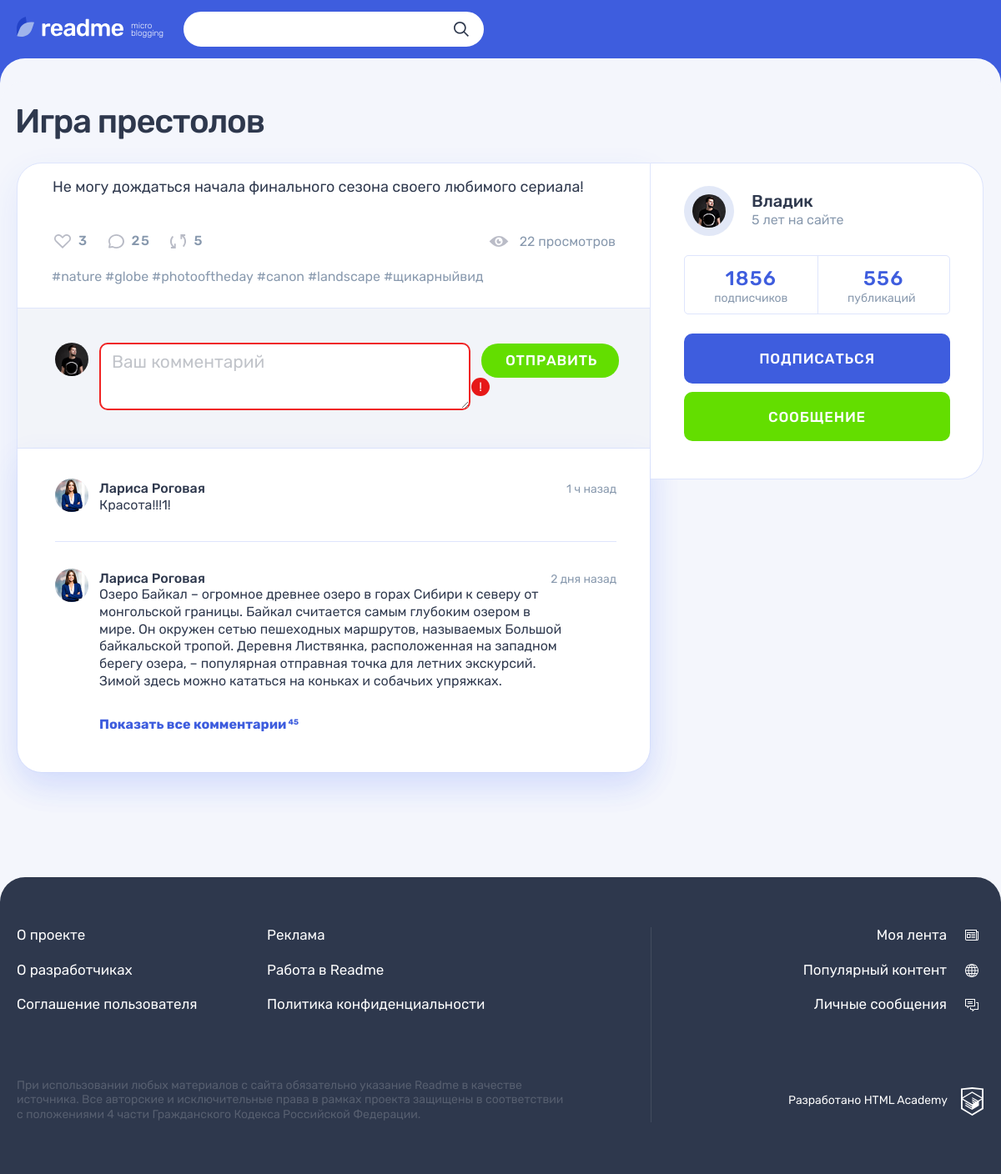
Page /post.php?post_id=2 (signed in) on the committed database.
### tables this page shows
CREATE TABLE posts (
	id INT AUTO_INCREMENT PRIMARY KEY,
	created_at TIMESTAMP DEFAULT CURRENT_TIMESTAMP NOT NULL,
	title VARCHAR(255) NOT NULL,
	content TEXT,
	quote_author VARCHAR(64) NOT NULL,
	image VARCHAR(2048),
	video VARCHAR(2048),
	link VARCHAR(2048),
	num_of_views INT NOT NULL,
	user_id INT NOT NULL,
	content_type_id INT NOT NULL,
	FOREIGN KEY (user_id)  REFERENCES users (id),
	FOREIGN KEY (content_type_id)  REFERENCES content_types (id)
);

CREATE TABLE users (
	id INT AUTO_INCREMENT PRIMARY KEY,
	registed_at TIMESTAMP DEFAULT CURRENT_TIMESTAMP NOT NULL,
	email VARCHAR(128) NOT NULL UNIQUE,
	login VARCHAR(64) NOT NULL UNIQUE,
	password VARCHAR(64) NOT NULL,
	avatar VARCHAR(2048)
);

### helpers.php (called while the page is built, shortened)
<?php
function include_template($name, array $data = [])
{
    $name = 'templates/' . $name;
    extract($data);
    require $name;
    $result = ob_get_clean();
    return $result;
}

### functions.php (called while the page is built, shortened)
<?php
function getPost(int $post_id, object $con): array {
    $query_post = 'SELECT posts.*, users.login AS author, users.avatar, content_types.class_name AS post_type,' .
                '(SELECT COUNT(likes.post_id) FROM likes WHERE likes.post_id = posts.id) AS likes_count' .
                ' FROM posts' .
                ' JOIN users ON posts.user_id = users.id' .
                ' JOIN content_types ON posts.content_type_id = content_types.id' .
                ' WHERE posts.id = ?;';
    $stmt = mysqli_prepare($con, $query_post);
    mysqli_stmt_bind_param($stmt, 'i', $post_id);
    mysqli_stmt_execute($stmt);
    $res = mysqli_stmt_get_result($stmt);
    $post = mysqli_fetch_assoc($res);
    return $post;
}

### templates/post-main.php (the view, shortened to what this page needs)
<main class="page__main page__main--publication">
  <div class="container">
    <h1 class="page__title page__title--publication"><?=htmlspecialchars($post['title'])?></h1>
    <section class="post-details">
      <div class="post-details__wrapper post-<?=htmlspecialchars($post['class_name'])?>">
        <div class="post-details__main-block post post--details">
          <?= $blockContent ?>
          <div class="post__indicators">
            <div class="post__buttons">
              <a class="post__indicator post__indicator--likes button" href="#" title="Лайк">
                <svg class="post__indicator-icon" width="20" height="17">
                  <use xlink:href="#icon-heart"></use>
                </svg>
                <span><?=$post['likes_count']?></span>
              </a>
              <a class="post__indicator post__indicator--comments button" href="#" title="Комментарии">
                <svg class="post__indicator-icon" width="19" height="17">
                  <use xlink:href="#icon-comment"></use>
                </svg>
                <span>25</span>
              </a>
              <a class="post__indicator post__indicator--repost button" href="#" title="Репост">
                <svg class="post__indicator-icon" width="19" height="17">
                  <use xlink:href="#icon-repost"></use>
                </svg>
                <span>5</span>
              </a>
            </div>
            <span class="post__view"><?=$post['num_of_views']?> просмотров</span>
          </div>
          <ul class="post__tags">
            <li><a href="#">#nature</a></li>
            <li><a href="#">#globe</a></li>
            <li><a href="#">#photooftheday</a></li>
            <li><a href="#">#canon</a></li>
            <li><a href="#">#landscape</a></li>
            <li><a href="#">#щикарныйвид</a></li>
          </ul>
          <div class="comments">
            <form class="comments__form form" action="#" method="post">
              <div class="comments__my-avatar">
                <img class="comments__picture" src="img/userpic-medium.jpg" alt="Аватар пользователя">
              </div>
              <div class="form__input-section form__input-section--error">
                <textarea class="comments__textarea form__textarea form__input" placeholder="Ваш комментарий"></textarea>
                <button class="form__error-button button" type="button">!</button>
              </div>
              <button class="comments__submit button button--green" type="submit">Отправить</button>
            </form>
            <div class="comments__list-wrapper">
              <ul class="comments__list">
                <li class="comments__item user">
                  <div class="comments__avatar">
                    <a class="user__avatar-link" href="#">
                      <img class="comments__picture" src="img/userpic-larisa.jpg" alt="Аватар пользователя">
                    </a>
                  </div>
                  <div class="comments__info">
                    <div class="comments__name-wrapper">
                      <a class="comments__user-name" href="#">
                        <span>Лариса Роговая</span>
                      </a>
                      <time class="comments__time" datetime="2019-03-20">1 ч назад</time>
                    </div>
                    <p class="comments__text">
                      Красота!!!1!
                    </p>
                  </div>
                </li>
                <li class="comments__item user">
                  <div class="comments__avatar">
                    <a class="user__avatar-link" href="#">
                      <img class="comments__picture" src="img/userpic-larisa.jpg" alt="Аватар пользователя">
                    </a>
                  </div>
                  <div class="comments__info">
                    <div class="comments__name-wrapper">
                      <a class="comments__user-name" href="#">
                        <span>Лариса Роговая</span>
                      </a>
                      <time class="comments__time" datetime="2019-03-18">2 дня назад</time>
                    </div>
                    <p class="comments__text">
                      Озеро Байкал – огромное древнее озеро в горах Сибири к северу от монгольской границы. Байкал считается самым глубоким озером в мире. Он окружен сетью пешеходных маршрутов, называемых Большой байкальской тропой. Деревня Листвянка, расположенная на западном берегу озера, – популярная отправная точка для летних экскурсий. Зимой здесь можно кататься на коньках и собачьих упряжках.
                    </p>
                  </div>
                </li>
              </ul>
              <a class="comments__more-link" href="#">
                <span>Показать все комментарии</span>
                <sup class="comments__amount">45</sup>
              </a>
            </div>
          </div>
        </div>
        <div class="post-details__user user">
          <div class="post-details__user-info user__info">
            <div class="post-details__avatar user__avatar">
              <a class="post-details__avatar-link user__avatar-link" href="#">
                <img class="post-details__picture user__picture" src="img/<?=$post['avatar']?>" alt="Аватар пользователя">
              </a>
            </div>
            <div class="post-details__name-wrapper user__name-wrapper">
              <a class="post-details__name user__name" href="#">
                <span><?=htmlspecialchars($post['author'])?></span>
              </a>
              <time class="post-details__time user__time" datetime="2014-03-20">5 лет на сайте</time>
            </div>
          </div>
          <div class="post-details__rating user__rating">
            <p class="post-details__rating-item user__rating-item user__rating-item--subscribers">
              <span class="post-details__rating-amount user__rating-amount">1856</span>
              <span class="post-details__rating-text user__rating-text">подписчиков</span>
            </p>
            <p class="post-details__rating-item user__rating-item user__rating-item--publications">
              <span class="post-details__rating-amount user__rating-amount">556</span>
              <span class="post-details__rating-text user__rating-text">публикаций</span>
            </p>
          </div>
          <div class="post-details__user-buttons user__buttons">
            <button class="user__button user__button--subscription button button--main" type="button">Подписаться</button>
            <a class="user__button user__button--writing button button--green" href="#">Сообщение</a>
          </div>
        </div>
      </div>
    </section>
  </div>
</main>

### templates/post-text.php
<div class="post-details__image-wrapper post-text">
  <div class="post__main">
    <p>
      <?=htmlspecialchars($post['content']);?>
    </p>
  </div>
</div>

### templates/layout.php (shortened to what this page needs)
<!DOCTYPE html>
<html lang="ru">
<head>
    <link rel="stylesheet" href="css/main.css">
</head>
<body class="page">
<header class="header">
    <div class="header__wrapper container">
        <div class="header__logo-wrapper">
            <a class="header__logo-link" href="main.html">
                <img class="header__logo" src="img/logo.svg" alt="Логотип readme" width="128" height="24">
            </a>
            <p class="header__topic">
                micro blogging
            </p>
        </div>
        <form class="header__search-form form" action="#" method="get">
            <div class="header__search">
                <input class="header__search-input form__input" type="search">
                <button class="header__search-button button" type="submit">
                    <svg class="header__search-icon" width="18" height="18">
                        <use xlink:href="#icon-search"></use>
                    </svg>
                </button>
            </div>
        </form>
    </div>
</header>
<section class="page__main page__main--popular">
    <?= $content ?>
</section>
<footer class="footer">
    <div class="footer__wrapper">
        <div class="footer__container container">
            <div class="footer__site-info">
                <div class="footer__site-nav">
                    <ul class="footer__info-pages">
                        <li class="footer__info-page">
                            <a class="footer__page-link" href="#">О проекте</a>
                        </li>
                        <li class="footer__info-page">
                            <a class="footer__page-link" href="#">Реклама</a>
                        </li>
                        <li class="footer__info-page">
                            <a class="footer__page-link" href="#">О разработчиках</a>
                        </li>
                        <li class="footer__info-page">
                            <a class="footer__page-link" href="#">Работа в Readme</a>
                        </li>
                        <li class="footer__info-page">
                            <a class="footer__page-link" href="#">Соглашение пользователя</a>
                        </li>
                        <li class="footer__info-page">
                            <a class="footer__page-link" href="#">Политика конфиденциальности</a>
                        </li>
                    </ul>
                </div>
                <p class="footer__license">
                    При использовании любых материалов с сайта обязательно указание Readme в качестве источника. Все авторские и исключительные права в рамках проекта защищены в соответствии с положениями 4 части Гражданского Кодекса Российской Федерации.
                </p>
            </div>
            <div class="footer__my-info">
                <ul class="footer__my-pages">
                    <li class="footer__my-page footer__my-page--feed">
                        <a class="footer__page-link" href="feed.html">Моя лента</a>
                    </li>
                    <li class="footer__my-page footer__my-page--popular">
                        <a class="footer__page-link" href="popular.html">Популярный контент</a>
                    </li>
                    <li class="footer__my-page footer__my-page--messages">
                        <a class="footer__page-link" href="messages.html">Личные сообщения</a>
                    </li>
                </ul>
                <div class="footer__copyright">
                    <a class="footer__copyright-link" href="#">
                        <span>Разработано HTML Academy</span>
                        <svg class="footer__copyright-logo" width="27" height="34">
                            <use xlink:href="#icon-htmlacademy"></use>
                        </svg>
                    </a>
                </div>
            </div>
        </div>
    </div>
</footer>
</body>
</html>

### post.php (shortened to what this page needs)
<?php
require_once 'helpers.php';
require_once 'functions.php';
$postId = (int) $_GET['post_id'];
$con = mysqliConnect();
$post = getPost($postId, $con);
$pathBlock = 'post-' . $post['post_type'] . '.php';
$blockContent = include_template($pathBlock, ['post' => $post]);
$pageContent = include_template('post-main.php', ['blockContent' => $blockContent, 'post' => $post]);
$layoutContent = include_template('layout.php', ['content' => $pageContent, 'user' => $_SESSION['user'], 'title' => 'readme: публикация']);
print($layoutContent);

### rows in the picture
posts: title "Игра престолов", content "Не могу дождаться начала финального сезона своего любимого сериала!", num_of_views "22", user.avatar (picture), user.login "Владик"

### other values in the picture
$post['likes_count'] "3"
